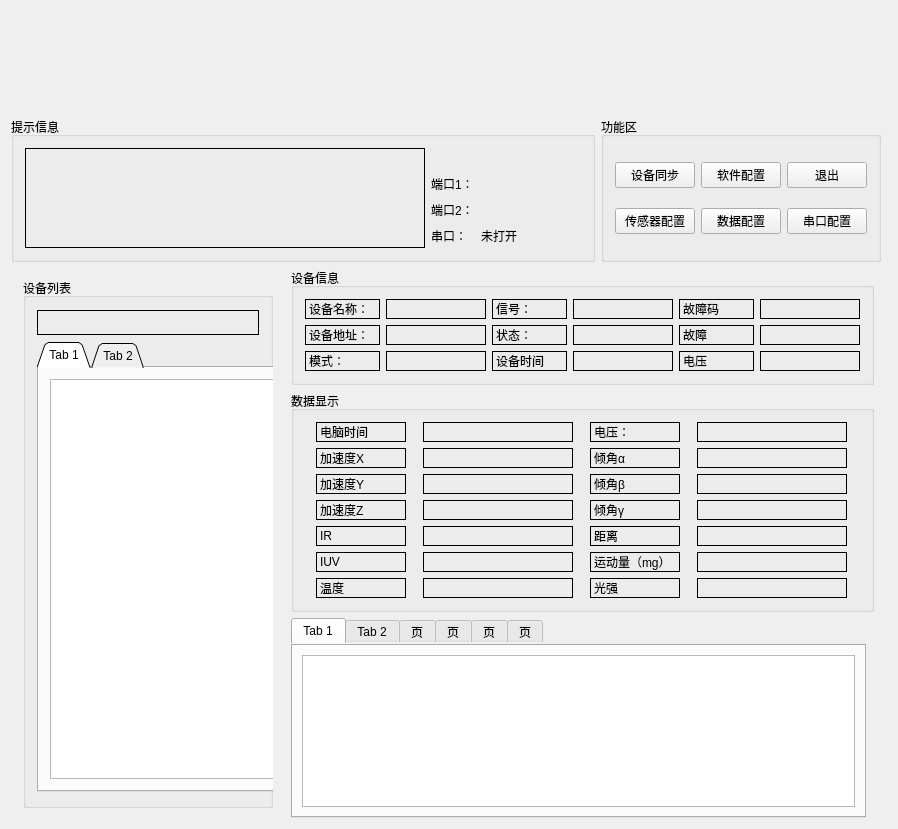
<?xml version="1.0" encoding="UTF-8"?>
<ui version="4.0">
 <class>MainWidget</class>
 <widget class="QWidget" name="MainWidget">
  <property name="geometry">
   <rect>
    <x>0</x>
    <y>0</y>
    <width>874</width>
    <height>802</height>
   </rect>
  </property>
  <property name="windowTitle">
   <string>MainWidget</string>
  </property>
  <layout class="QGridLayout" name="gridLayout_14">
   <item row="0" column="0" colspan="2">
    <widget class="QLabel" name="biglogo_label">
     <property name="minimumSize">
      <size>
       <width>850</width>
       <height>100</height>
      </size>
     </property>
     <property name="maximumSize">
      <size>
       <width>850</width>
       <height>100</height>
      </size>
     </property>
     <property name="text">
      <string/>
     </property>
    </widget>
   </item>
   <item row="1" column="0" rowspan="2">
    <layout class="QHBoxLayout" name="horizontalLayout_5">
     <item>
      <widget class="QGroupBox" name="groupBox_4">
       <property name="title">
        <string>提示信息</string>
       </property>
       <layout class="QGridLayout" name="gridLayout_4">
        <item row="0" column="0">
         <widget class="QLabel" name="Prompt_Message_label">
          <property name="minimumSize">
           <size>
            <width>400</width>
            <height>100</height>
           </size>
          </property>
          <property name="maximumSize">
           <size>
            <width>400</width>
            <height>100</height>
           </size>
          </property>
          <property name="frameShape">
           <enum>QFrame::Panel</enum>
          </property>
          <property name="text">
           <string/>
          </property>
         </widget>
        </item>
        <item row="0" column="1">
         <layout class="QVBoxLayout" name="verticalLayout_2">
          <item>
           <widget class="QLabel" name="ip_label">
            <property name="minimumSize">
             <size>
              <width>150</width>
              <height>20</height>
             </size>
            </property>
            <property name="maximumSize">
             <size>
              <width>150</width>
              <height>20</height>
             </size>
            </property>
            <property name="text">
             <string/>
            </property>
           </widget>
          </item>
          <item>
           <layout class="QHBoxLayout" name="horizontalLayout_3">
            <item>
             <widget class="QLabel" name="label_5">
              <property name="text">
               <string>端口1：</string>
              </property>
             </widget>
            </item>
            <item>
             <widget class="QLabel" name="Port1_State_label">
              <property name="minimumSize">
               <size>
                <width>100</width>
                <height>20</height>
               </size>
              </property>
              <property name="maximumSize">
               <size>
                <width>100</width>
                <height>20</height>
               </size>
              </property>
              <property name="text">
               <string/>
              </property>
             </widget>
            </item>
           </layout>
          </item>
          <item>
           <layout class="QHBoxLayout" name="horizontalLayout_4">
            <item>
             <widget class="QLabel" name="label_7">
              <property name="text">
               <string>端口2：</string>
              </property>
             </widget>
            </item>
            <item>
             <widget class="QLabel" name="Port2_State_label">
              <property name="minimumSize">
               <size>
                <width>100</width>
                <height>20</height>
               </size>
              </property>
              <property name="maximumSize">
               <size>
                <width>100</width>
                <height>20</height>
               </size>
              </property>
              <property name="text">
               <string/>
              </property>
             </widget>
            </item>
           </layout>
          </item>
          <item>
           <layout class="QHBoxLayout" name="horizontalLayout_2">
            <item>
             <widget class="QLabel" name="label_3">
              <property name="text">
               <string>串口：</string>
              </property>
             </widget>
            </item>
            <item>
             <widget class="QLabel" name="Serial_stateLabel">
              <property name="minimumSize">
               <size>
                <width>100</width>
                <height>20</height>
               </size>
              </property>
              <property name="maximumSize">
               <size>
                <width>100</width>
                <height>20</height>
               </size>
              </property>
              <property name="text">
               <string>未打开</string>
              </property>
             </widget>
            </item>
           </layout>
          </item>
         </layout>
        </item>
       </layout>
      </widget>
     </item>
     <item>
      <widget class="QGroupBox" name="groupBox_5">
       <property name="title">
        <string>功能区</string>
       </property>
       <layout class="QGridLayout" name="gridLayout_3">
        <item row="0" column="2">
         <widget class="QPushButton" name="Exit_pushButton">
          <property name="text">
           <string>退出</string>
          </property>
         </widget>
        </item>
        <item row="1" column="2">
         <widget class="QPushButton" name="SerialPortConfig_pushButton">
          <property name="text">
           <string>串口配置</string>
          </property>
         </widget>
        </item>
        <item row="1" column="0">
         <widget class="QPushButton" name="Config_pushButton">
          <property name="text">
           <string>传感器配置</string>
          </property>
         </widget>
        </item>
        <item row="0" column="0">
         <widget class="QPushButton" name="Synchronization_pushButton">
          <property name="text">
           <string>设备同步</string>
          </property>
         </widget>
        </item>
        <item row="0" column="1">
         <widget class="QPushButton" name="EnvironmentConfig_pushButton">
          <property name="text">
           <string>软件配置</string>
          </property>
         </widget>
        </item>
        <item row="1" column="1">
         <widget class="QPushButton" name="DataConfig_pushButton">
          <property name="text">
           <string>数据配置</string>
          </property>
         </widget>
        </item>
       </layout>
      </widget>
     </item>
    </layout>
   </item>
   <item row="1" column="1">
    <spacer name="horizontalSpacer_2">
     <property name="orientation">
      <enum>Qt::Horizontal</enum>
     </property>
     <property name="sizeHint" stdset="0">
      <size>
       <width>4</width>
       <height>20</height>
      </size>
     </property>
    </spacer>
   </item>
   <item row="2" column="1">
    <spacer name="horizontalSpacer">
     <property name="orientation">
      <enum>Qt::Horizontal</enum>
     </property>
     <property name="sizeHint" stdset="0">
      <size>
       <width>4</width>
       <height>20</height>
      </size>
     </property>
    </spacer>
   </item>
   <item row="3" column="0" colspan="2">
    <layout class="QHBoxLayout" name="horizontalLayout">
     <item>
      <widget class="QGroupBox" name="groupBox">
       <property name="minimumSize">
        <size>
         <width>200</width>
         <height>530</height>
        </size>
       </property>
       <property name="maximumSize">
        <size>
         <width>250</width>
         <height>530</height>
        </size>
       </property>
       <property name="title">
        <string>设备列表</string>
       </property>
       <layout class="QGridLayout" name="gridLayout_8">
        <item row="0" column="0">
         <widget class="QLabel" name="DeviceCount_label">
          <property name="minimumSize">
           <size>
            <width>0</width>
            <height>25</height>
           </size>
          </property>
          <property name="maximumSize">
           <size>
            <width>16777215</width>
            <height>25</height>
           </size>
          </property>
          <property name="frameShape">
           <enum>QFrame::Box</enum>
          </property>
          <property name="text">
           <string/>
          </property>
         </widget>
        </item>
        <item row="1" column="0">
         <widget class="QTabWidget" name="Device_tabWidget">
          <property name="minimumSize">
           <size>
            <width>250</width>
            <height>450</height>
           </size>
          </property>
          <property name="maximumSize">
           <size>
            <width>250</width>
            <height>450</height>
           </size>
          </property>
          <property name="baseSize">
           <size>
            <width>50</width>
            <height>50</height>
           </size>
          </property>
          <property name="tabPosition">
           <enum>QTabWidget::North</enum>
          </property>
          <property name="tabShape">
           <enum>QTabWidget::Triangular</enum>
          </property>
          <property name="currentIndex">
           <number>0</number>
          </property>
          <property name="iconSize">
           <size>
            <width>50</width>
            <height>50</height>
           </size>
          </property>
          <property name="tabBarAutoHide">
           <bool>true</bool>
          </property>
          <widget class="QWidget" name="tab">
           <attribute name="title">
            <string>Tab 1</string>
           </attribute>
           <layout class="QGridLayout" name="gridLayout_6">
            <item row="0" column="0">
             <widget class="QTreeView" name="ConnectedDevice_treeView">
              <property name="minimumSize">
               <size>
                <width>220</width>
                <height>300</height>
               </size>
              </property>
             </widget>
            </item>
           </layout>
          </widget>
          <widget class="QWidget" name="tab_2">
           <attribute name="title">
            <string>Tab 2</string>
           </attribute>
           <layout class="QGridLayout" name="gridLayout_7">
            <item row="0" column="0">
             <widget class="QTreeView" name="OtherDevicetree_Wiew">
              <property name="minimumSize">
               <size>
                <width>220</width>
                <height>300</height>
               </size>
              </property>
             </widget>
            </item>
           </layout>
          </widget>
         </widget>
        </item>
       </layout>
      </widget>
     </item>
     <item>
      <layout class="QVBoxLayout" name="verticalLayout">
       <item>
        <widget class="QGroupBox" name="groupBox_3">
         <property name="title">
          <string>设备信息</string>
         </property>
         <layout class="QGridLayout" name="gridLayout">
          <item row="0" column="4">
           <widget class="QLabel" name="label_16">
            <property name="minimumSize">
             <size>
              <width>75</width>
              <height>20</height>
             </size>
            </property>
            <property name="maximumSize">
             <size>
              <width>75</width>
              <height>20</height>
             </size>
            </property>
            <property name="frameShape">
             <enum>QFrame::Box</enum>
            </property>
            <property name="text">
             <string>故障码</string>
            </property>
           </widget>
          </item>
          <item row="1" column="2">
           <widget class="QLabel" name="label_29">
            <property name="minimumSize">
             <size>
              <width>75</width>
              <height>20</height>
             </size>
            </property>
            <property name="maximumSize">
             <size>
              <width>75</width>
              <height>20</height>
             </size>
            </property>
            <property name="frameShape">
             <enum>QFrame::Box</enum>
            </property>
            <property name="text">
             <string>状态：</string>
            </property>
           </widget>
          </item>
          <item row="1" column="1">
           <widget class="QLabel" name="DeviceMac_label">
            <property name="minimumSize">
             <size>
              <width>100</width>
              <height>20</height>
             </size>
            </property>
            <property name="maximumSize">
             <size>
              <width>100</width>
              <height>20</height>
             </size>
            </property>
            <property name="frameShape">
             <enum>QFrame::Box</enum>
            </property>
            <property name="text">
             <string/>
            </property>
           </widget>
          </item>
          <item row="2" column="3">
           <widget class="QLabel" name="DeviceTime_label">
            <property name="minimumSize">
             <size>
              <width>100</width>
              <height>20</height>
             </size>
            </property>
            <property name="maximumSize">
             <size>
              <width>100</width>
              <height>20</height>
             </size>
            </property>
            <property name="frameShape">
             <enum>QFrame::Box</enum>
            </property>
            <property name="text">
             <string/>
            </property>
           </widget>
          </item>
          <item row="0" column="1">
           <widget class="QLabel" name="DeviceName_label">
            <property name="minimumSize">
             <size>
              <width>100</width>
              <height>20</height>
             </size>
            </property>
            <property name="maximumSize">
             <size>
              <width>100</width>
              <height>20</height>
             </size>
            </property>
            <property name="frameShape">
             <enum>QFrame::Box</enum>
            </property>
            <property name="text">
             <string/>
            </property>
           </widget>
          </item>
          <item row="2" column="2">
           <widget class="QLabel" name="label_14">
            <property name="minimumSize">
             <size>
              <width>75</width>
              <height>20</height>
             </size>
            </property>
            <property name="maximumSize">
             <size>
              <width>75</width>
              <height>20</height>
             </size>
            </property>
            <property name="frameShape">
             <enum>QFrame::Box</enum>
            </property>
            <property name="text">
             <string>设备时间</string>
            </property>
           </widget>
          </item>
          <item row="0" column="5">
           <widget class="QLabel" name="FaultCode_label">
            <property name="minimumSize">
             <size>
              <width>100</width>
              <height>20</height>
             </size>
            </property>
            <property name="maximumSize">
             <size>
              <width>100</width>
              <height>20</height>
             </size>
            </property>
            <property name="frameShape">
             <enum>QFrame::Box</enum>
            </property>
            <property name="text">
             <string/>
            </property>
           </widget>
          </item>
          <item row="0" column="2">
           <widget class="QLabel" name="label_6">
            <property name="minimumSize">
             <size>
              <width>75</width>
              <height>20</height>
             </size>
            </property>
            <property name="maximumSize">
             <size>
              <width>75</width>
              <height>20</height>
             </size>
            </property>
            <property name="frameShape">
             <enum>QFrame::Box</enum>
            </property>
            <property name="text">
             <string>信号：</string>
            </property>
           </widget>
          </item>
          <item row="0" column="0">
           <widget class="QLabel" name="label_2">
            <property name="minimumSize">
             <size>
              <width>75</width>
              <height>20</height>
             </size>
            </property>
            <property name="maximumSize">
             <size>
              <width>75</width>
              <height>20</height>
             </size>
            </property>
            <property name="frameShape">
             <enum>QFrame::Box</enum>
            </property>
            <property name="text">
             <string>设备名称：</string>
            </property>
           </widget>
          </item>
          <item row="1" column="5">
           <widget class="QLabel" name="Fault_label">
            <property name="minimumSize">
             <size>
              <width>100</width>
              <height>20</height>
             </size>
            </property>
            <property name="maximumSize">
             <size>
              <width>100</width>
              <height>20</height>
             </size>
            </property>
            <property name="frameShape">
             <enum>QFrame::Box</enum>
            </property>
            <property name="text">
             <string/>
            </property>
           </widget>
          </item>
          <item row="1" column="0">
           <widget class="QLabel" name="label_4">
            <property name="minimumSize">
             <size>
              <width>75</width>
              <height>20</height>
             </size>
            </property>
            <property name="maximumSize">
             <size>
              <width>75</width>
              <height>20</height>
             </size>
            </property>
            <property name="frameShape">
             <enum>QFrame::Box</enum>
            </property>
            <property name="text">
             <string>设备地址：</string>
            </property>
           </widget>
          </item>
          <item row="0" column="3">
           <widget class="QLabel" name="DeviceSignal_label">
            <property name="minimumSize">
             <size>
              <width>100</width>
              <height>20</height>
             </size>
            </property>
            <property name="maximumSize">
             <size>
              <width>100</width>
              <height>20</height>
             </size>
            </property>
            <property name="frameShape">
             <enum>QFrame::Box</enum>
            </property>
            <property name="text">
             <string/>
            </property>
           </widget>
          </item>
          <item row="1" column="4">
           <widget class="QLabel" name="label_19">
            <property name="minimumSize">
             <size>
              <width>75</width>
              <height>20</height>
             </size>
            </property>
            <property name="maximumSize">
             <size>
              <width>75</width>
              <height>20</height>
             </size>
            </property>
            <property name="frameShape">
             <enum>QFrame::Box</enum>
            </property>
            <property name="text">
             <string>故障</string>
            </property>
           </widget>
          </item>
          <item row="2" column="0">
           <widget class="QLabel" name="label_27">
            <property name="minimumSize">
             <size>
              <width>75</width>
              <height>20</height>
             </size>
            </property>
            <property name="maximumSize">
             <size>
              <width>75</width>
              <height>20</height>
             </size>
            </property>
            <property name="frameShape">
             <enum>QFrame::Box</enum>
            </property>
            <property name="text">
             <string>模式：</string>
            </property>
           </widget>
          </item>
          <item row="2" column="1">
           <widget class="QLabel" name="DeviceMode_label">
            <property name="minimumSize">
             <size>
              <width>100</width>
              <height>20</height>
             </size>
            </property>
            <property name="maximumSize">
             <size>
              <width>100</width>
              <height>20</height>
             </size>
            </property>
            <property name="frameShape">
             <enum>QFrame::Box</enum>
            </property>
            <property name="text">
             <string/>
            </property>
           </widget>
          </item>
          <item row="1" column="3">
           <widget class="QLabel" name="DeviceState_label">
            <property name="minimumSize">
             <size>
              <width>100</width>
              <height>20</height>
             </size>
            </property>
            <property name="maximumSize">
             <size>
              <width>100</width>
              <height>20</height>
             </size>
            </property>
            <property name="frameShape">
             <enum>QFrame::Box</enum>
            </property>
            <property name="text">
             <string/>
            </property>
           </widget>
          </item>
          <item row="2" column="5">
           <widget class="QLabel" name="Voltage_label">
            <property name="minimumSize">
             <size>
              <width>100</width>
              <height>20</height>
             </size>
            </property>
            <property name="maximumSize">
             <size>
              <width>100</width>
              <height>20</height>
             </size>
            </property>
            <property name="frameShape">
             <enum>QFrame::Box</enum>
            </property>
            <property name="text">
             <string/>
            </property>
           </widget>
          </item>
          <item row="2" column="4">
           <widget class="QLabel" name="label_39">
            <property name="minimumSize">
             <size>
              <width>75</width>
              <height>20</height>
             </size>
            </property>
            <property name="maximumSize">
             <size>
              <width>75</width>
              <height>20</height>
             </size>
            </property>
            <property name="frameShape">
             <enum>QFrame::Box</enum>
            </property>
            <property name="text">
             <string>电压</string>
            </property>
           </widget>
          </item>
         </layout>
        </widget>
       </item>
       <item>
        <widget class="QGroupBox" name="groupBox_2">
         <property name="title">
          <string>数据显示</string>
         </property>
         <layout class="QGridLayout" name="gridLayout_2">
          <item row="0" column="0">
           <widget class="QLabel" name="label_23">
            <property name="minimumSize">
             <size>
              <width>90</width>
              <height>20</height>
             </size>
            </property>
            <property name="maximumSize">
             <size>
              <width>90</width>
              <height>20</height>
             </size>
            </property>
            <property name="frameShape">
             <enum>QFrame::Box</enum>
            </property>
            <property name="text">
             <string>电脑时间</string>
            </property>
           </widget>
          </item>
          <item row="2" column="0">
           <widget class="QLabel" name="label_10">
            <property name="minimumSize">
             <size>
              <width>90</width>
              <height>20</height>
             </size>
            </property>
            <property name="maximumSize">
             <size>
              <width>90</width>
              <height>20</height>
             </size>
            </property>
            <property name="frameShape">
             <enum>QFrame::Box</enum>
            </property>
            <property name="text">
             <string>加速度Y</string>
            </property>
           </widget>
          </item>
          <item row="1" column="3">
           <widget class="QLabel" name="Alpha_label">
            <property name="minimumSize">
             <size>
              <width>150</width>
              <height>20</height>
             </size>
            </property>
            <property name="maximumSize">
             <size>
              <width>100</width>
              <height>20</height>
             </size>
            </property>
            <property name="frameShape">
             <enum>QFrame::Box</enum>
            </property>
            <property name="text">
             <string/>
            </property>
           </widget>
          </item>
          <item row="4" column="2">
           <widget class="QLabel" name="label_47">
            <property name="minimumSize">
             <size>
              <width>90</width>
              <height>20</height>
             </size>
            </property>
            <property name="maximumSize">
             <size>
              <width>90</width>
              <height>20</height>
             </size>
            </property>
            <property name="frameShape">
             <enum>QFrame::Box</enum>
            </property>
            <property name="text">
             <string>距离</string>
            </property>
           </widget>
          </item>
          <item row="1" column="0">
           <widget class="QLabel" name="label_8">
            <property name="minimumSize">
             <size>
              <width>90</width>
              <height>20</height>
             </size>
            </property>
            <property name="maximumSize">
             <size>
              <width>90</width>
              <height>20</height>
             </size>
            </property>
            <property name="frameShape">
             <enum>QFrame::Box</enum>
            </property>
            <property name="text">
             <string>加速度X</string>
            </property>
           </widget>
          </item>
          <item row="2" column="1">
           <widget class="QLabel" name="AccY_label">
            <property name="minimumSize">
             <size>
              <width>150</width>
              <height>20</height>
             </size>
            </property>
            <property name="maximumSize">
             <size>
              <width>100</width>
              <height>20</height>
             </size>
            </property>
            <property name="frameShape">
             <enum>QFrame::Box</enum>
            </property>
            <property name="text">
             <string/>
            </property>
           </widget>
          </item>
          <item row="4" column="1">
           <widget class="QLabel" name="IR_label">
            <property name="minimumSize">
             <size>
              <width>150</width>
              <height>20</height>
             </size>
            </property>
            <property name="maximumSize">
             <size>
              <width>100</width>
              <height>20</height>
             </size>
            </property>
            <property name="frameShape">
             <enum>QFrame::Box</enum>
            </property>
            <property name="text">
             <string/>
            </property>
           </widget>
          </item>
          <item row="2" column="2">
           <widget class="QLabel" name="label_36">
            <property name="minimumSize">
             <size>
              <width>90</width>
              <height>20</height>
             </size>
            </property>
            <property name="maximumSize">
             <size>
              <width>90</width>
              <height>20</height>
             </size>
            </property>
            <property name="frameShape">
             <enum>QFrame::Box</enum>
            </property>
            <property name="text">
             <string>倾角β</string>
            </property>
           </widget>
          </item>
          <item row="6" column="3">
           <widget class="QLabel" name="Light_label">
            <property name="minimumSize">
             <size>
              <width>150</width>
              <height>20</height>
             </size>
            </property>
            <property name="maximumSize">
             <size>
              <width>100</width>
              <height>20</height>
             </size>
            </property>
            <property name="frameShape">
             <enum>QFrame::Box</enum>
            </property>
            <property name="text">
             <string/>
            </property>
           </widget>
          </item>
          <item row="5" column="3">
           <widget class="QLabel" name="Movement_label">
            <property name="minimumSize">
             <size>
              <width>150</width>
              <height>20</height>
             </size>
            </property>
            <property name="maximumSize">
             <size>
              <width>100</width>
              <height>20</height>
             </size>
            </property>
            <property name="frameShape">
             <enum>QFrame::Box</enum>
            </property>
            <property name="text">
             <string/>
            </property>
           </widget>
          </item>
          <item row="2" column="3">
           <widget class="QLabel" name="Beta_label">
            <property name="minimumSize">
             <size>
              <width>150</width>
              <height>20</height>
             </size>
            </property>
            <property name="maximumSize">
             <size>
              <width>100</width>
              <height>20</height>
             </size>
            </property>
            <property name="frameShape">
             <enum>QFrame::Box</enum>
            </property>
            <property name="text">
             <string/>
            </property>
           </widget>
          </item>
          <item row="1" column="2">
           <widget class="QLabel" name="label_35">
            <property name="minimumSize">
             <size>
              <width>90</width>
              <height>20</height>
             </size>
            </property>
            <property name="maximumSize">
             <size>
              <width>90</width>
              <height>20</height>
             </size>
            </property>
            <property name="frameShape">
             <enum>QFrame::Box</enum>
            </property>
            <property name="text">
             <string>倾角α</string>
            </property>
           </widget>
          </item>
          <item row="4" column="3">
           <widget class="QLabel" name="Distance_label">
            <property name="minimumSize">
             <size>
              <width>150</width>
              <height>20</height>
             </size>
            </property>
            <property name="maximumSize">
             <size>
              <width>100</width>
              <height>20</height>
             </size>
            </property>
            <property name="frameShape">
             <enum>QFrame::Box</enum>
            </property>
            <property name="text">
             <string/>
            </property>
           </widget>
          </item>
          <item row="0" column="3">
           <widget class="QLabel" name="DataVoltage_label">
            <property name="minimumSize">
             <size>
              <width>150</width>
              <height>20</height>
             </size>
            </property>
            <property name="maximumSize">
             <size>
              <width>100</width>
              <height>20</height>
             </size>
            </property>
            <property name="frameShape">
             <enum>QFrame::Box</enum>
            </property>
            <property name="text">
             <string/>
            </property>
           </widget>
          </item>
          <item row="5" column="2">
           <widget class="QLabel" name="label_30">
            <property name="minimumSize">
             <size>
              <width>90</width>
              <height>20</height>
             </size>
            </property>
            <property name="maximumSize">
             <size>
              <width>90</width>
              <height>20</height>
             </size>
            </property>
            <property name="frameShape">
             <enum>QFrame::Box</enum>
            </property>
            <property name="text">
             <string>运动量（mg）</string>
            </property>
           </widget>
          </item>
          <item row="6" column="0">
           <widget class="QLabel" name="label_45">
            <property name="minimumSize">
             <size>
              <width>90</width>
              <height>20</height>
             </size>
            </property>
            <property name="maximumSize">
             <size>
              <width>90</width>
              <height>20</height>
             </size>
            </property>
            <property name="frameShape">
             <enum>QFrame::Box</enum>
            </property>
            <property name="text">
             <string>温度</string>
            </property>
           </widget>
          </item>
          <item row="0" column="1">
           <widget class="QLabel" name="ComputerTime_label">
            <property name="minimumSize">
             <size>
              <width>150</width>
              <height>20</height>
             </size>
            </property>
            <property name="maximumSize">
             <size>
              <width>100</width>
              <height>20</height>
             </size>
            </property>
            <property name="frameShape">
             <enum>QFrame::Box</enum>
            </property>
            <property name="text">
             <string/>
            </property>
           </widget>
          </item>
          <item row="0" column="2">
           <widget class="QLabel" name="label_21">
            <property name="minimumSize">
             <size>
              <width>90</width>
              <height>20</height>
             </size>
            </property>
            <property name="maximumSize">
             <size>
              <width>90</width>
              <height>20</height>
             </size>
            </property>
            <property name="frameShape">
             <enum>QFrame::Box</enum>
            </property>
            <property name="text">
             <string>电压：</string>
            </property>
           </widget>
          </item>
          <item row="6" column="2">
           <widget class="QLabel" name="label_25">
            <property name="minimumSize">
             <size>
              <width>90</width>
              <height>20</height>
             </size>
            </property>
            <property name="maximumSize">
             <size>
              <width>90</width>
              <height>20</height>
             </size>
            </property>
            <property name="frameShape">
             <enum>QFrame::Box</enum>
            </property>
            <property name="text">
             <string>光强</string>
            </property>
           </widget>
          </item>
          <item row="3" column="2">
           <widget class="QLabel" name="label_32">
            <property name="minimumSize">
             <size>
              <width>90</width>
              <height>20</height>
             </size>
            </property>
            <property name="maximumSize">
             <size>
              <width>90</width>
              <height>20</height>
             </size>
            </property>
            <property name="frameShape">
             <enum>QFrame::Box</enum>
            </property>
            <property name="text">
             <string>倾角γ</string>
            </property>
           </widget>
          </item>
          <item row="5" column="0">
           <widget class="QLabel" name="label_42">
            <property name="minimumSize">
             <size>
              <width>90</width>
              <height>20</height>
             </size>
            </property>
            <property name="maximumSize">
             <size>
              <width>90</width>
              <height>20</height>
             </size>
            </property>
            <property name="frameShape">
             <enum>QFrame::Box</enum>
            </property>
            <property name="text">
             <string>IUV</string>
            </property>
           </widget>
          </item>
          <item row="4" column="0">
           <widget class="QLabel" name="label_40">
            <property name="minimumSize">
             <size>
              <width>90</width>
              <height>20</height>
             </size>
            </property>
            <property name="maximumSize">
             <size>
              <width>90</width>
              <height>20</height>
             </size>
            </property>
            <property name="frameShape">
             <enum>QFrame::Box</enum>
            </property>
            <property name="text">
             <string>IR</string>
            </property>
           </widget>
          </item>
          <item row="6" column="1">
           <widget class="QLabel" name="Temperature_label">
            <property name="minimumSize">
             <size>
              <width>150</width>
              <height>20</height>
             </size>
            </property>
            <property name="maximumSize">
             <size>
              <width>100</width>
              <height>20</height>
             </size>
            </property>
            <property name="frameShape">
             <enum>QFrame::Box</enum>
            </property>
            <property name="text">
             <string/>
            </property>
           </widget>
          </item>
          <item row="1" column="1">
           <widget class="QLabel" name="AccX_label">
            <property name="minimumSize">
             <size>
              <width>150</width>
              <height>20</height>
             </size>
            </property>
            <property name="maximumSize">
             <size>
              <width>100</width>
              <height>20</height>
             </size>
            </property>
            <property name="frameShape">
             <enum>QFrame::Box</enum>
            </property>
            <property name="text">
             <string/>
            </property>
           </widget>
          </item>
          <item row="3" column="0">
           <widget class="QLabel" name="label_13">
            <property name="minimumSize">
             <size>
              <width>90</width>
              <height>20</height>
             </size>
            </property>
            <property name="maximumSize">
             <size>
              <width>90</width>
              <height>20</height>
             </size>
            </property>
            <property name="frameShape">
             <enum>QFrame::Box</enum>
            </property>
            <property name="text">
             <string>加速度Z</string>
            </property>
           </widget>
          </item>
          <item row="3" column="1">
           <widget class="QLabel" name="AccZ_label">
            <property name="minimumSize">
             <size>
              <width>150</width>
              <height>20</height>
             </size>
            </property>
            <property name="maximumSize">
             <size>
              <width>100</width>
              <height>20</height>
             </size>
            </property>
            <property name="frameShape">
             <enum>QFrame::Box</enum>
            </property>
            <property name="text">
             <string/>
            </property>
           </widget>
          </item>
          <item row="5" column="1">
           <widget class="QLabel" name="IUV_label">
            <property name="minimumSize">
             <size>
              <width>150</width>
              <height>20</height>
             </size>
            </property>
            <property name="maximumSize">
             <size>
              <width>100</width>
              <height>20</height>
             </size>
            </property>
            <property name="frameShape">
             <enum>QFrame::Box</enum>
            </property>
            <property name="text">
             <string/>
            </property>
           </widget>
          </item>
          <item row="3" column="3">
           <widget class="QLabel" name="Gama_label">
            <property name="minimumSize">
             <size>
              <width>150</width>
              <height>20</height>
             </size>
            </property>
            <property name="maximumSize">
             <size>
              <width>100</width>
              <height>20</height>
             </size>
            </property>
            <property name="frameShape">
             <enum>QFrame::Box</enum>
            </property>
            <property name="text">
             <string/>
            </property>
           </widget>
          </item>
         </layout>
        </widget>
       </item>
       <item>
        <widget class="QTabWidget" name="Chart_tabWidget">
         <property name="minimumSize">
          <size>
           <width>575</width>
           <height>200</height>
          </size>
         </property>
         <property name="maximumSize">
          <size>
           <width>575</width>
           <height>200</height>
          </size>
         </property>
         <property name="styleSheet">
          <string notr="true">border-color: qlineargradient(spread:pad, x1:0, y1:0, x2:0, y2:1, stop:0 rgba(0, 0, 0, 255), stop:0.33 rgba(0, 0, 0, 255), stop:0.34 rgba(255, 30, 30, 255), stop:0.66 rgba(255, 0, 0, 255), stop:0.67 rgba(255, 255, 0, 255), stop:1 rgba(255, 255, 0, 255));</string>
         </property>
         <property name="currentIndex">
          <number>0</number>
         </property>
         <widget class="QWidget" name="tab_3">
          <attribute name="title">
           <string>Tab 1</string>
          </attribute>
          <layout class="QGridLayout" name="gridLayout_5">
           <item row="0" column="0">
            <widget class="QtCharts::QChartView" name="Acceler_Chart"/>
           </item>
          </layout>
         </widget>
         <widget class="QWidget" name="tab_4">
          <attribute name="title">
           <string>Tab 2</string>
          </attribute>
          <layout class="QGridLayout" name="gridLayout_9">
           <item row="0" column="0">
            <widget class="QtCharts::QChartView" name="Tilt_Chart"/>
           </item>
          </layout>
         </widget>
         <widget class="QWidget" name="tab_5">
          <attribute name="title">
           <string>页</string>
          </attribute>
          <layout class="QGridLayout" name="gridLayout_10">
           <item row="0" column="0">
            <widget class="QGraphicsView" name="Distance_Chart"/>
           </item>
          </layout>
         </widget>
         <widget class="QWidget" name="tab_6">
          <attribute name="title">
           <string>页</string>
          </attribute>
          <layout class="QGridLayout" name="gridLayout_11">
           <item row="0" column="0">
            <widget class="QGraphicsView" name="IR_Chart"/>
           </item>
          </layout>
         </widget>
         <widget class="QWidget" name="tab_7">
          <attribute name="title">
           <string>页</string>
          </attribute>
          <layout class="QGridLayout" name="gridLayout_12">
           <item row="0" column="0">
            <widget class="QGraphicsView" name="IUV_Chart"/>
           </item>
          </layout>
         </widget>
         <widget class="QWidget" name="tab_8">
          <attribute name="title">
           <string>页</string>
          </attribute>
          <layout class="QGridLayout" name="gridLayout_13">
           <item row="0" column="0">
            <widget class="QGraphicsView" name="Motion_Chart"/>
           </item>
          </layout>
         </widget>
        </widget>
       </item>
      </layout>
     </item>
    </layout>
   </item>
  </layout>
  <zorder>biglogo_label</zorder>
  <zorder>horizontalSpacer</zorder>
  <zorder>horizontalSpacer_2</zorder>
 </widget>
 <layoutdefault spacing="6" margin="11"/>
 <customwidgets>
  <customwidget>
   <class>QtCharts::QChartView</class>
   <extends>QGraphicsView</extends>
   <header location="global">qchartview.h</header>
  </customwidget>
 </customwidgets>
 <resources/>
 <connections/>
</ui>
